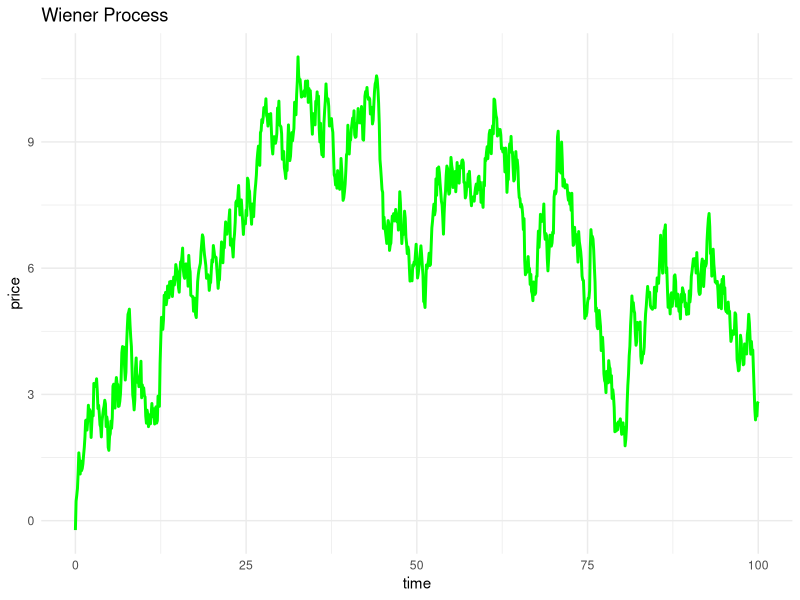
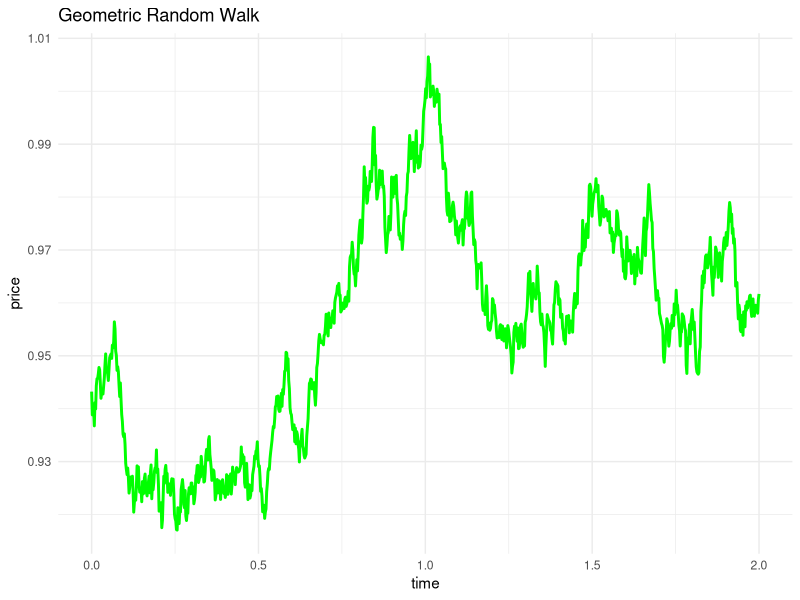

Write R code to recreate these figures, in order.
setwd("C:\\Users\\milko\\OneDrive\\Documenti\\R_statistics_language\\financial_market_analysis")
getwd()

# Wiener process simulation

library(ggplot2)

theme_set(theme_minimal())

# number of samples
n <- 1000
# increment (variance)
dt <- .1
# starting value
x0 <- 0
# init vector with zeros
# n+1 timesteps
t <- seq(from = x0, by = dt, len = n+1)
# normal distribution with mean 0 and standard deviation = sqrt(variance)
norm_dist <- rnorm(n+1, mean = 0, sd = sqrt(dt))
# compute cumulative sum
W <- cumsum(norm_dist)
dfWP <- data.frame(time = t, price = W)
# plot
ggplot(dfWP, mapping = aes(x = time, y = price)) +
  geom_line(linewidth = 1, color = 'green') +
  ggtitle("Wiener Process")
# 1 sec pause to render the plot
Sys.sleep(1)

# geometric brownian motion simulation
# initial value of the stock
S0 <- .9453
# time interval - time horizon
T <- 2
# number of items to generate
n <- 1000
# mean
mu <- .1
# sigma value - basically 95% confidence level - random fluctiation around the mean
sigma <- .05
# time steps
dt <- T/n
print(dt)
# time steps
t <- seq(from = 0, to = T, len = n)
print(t)
# Wiener process walk - normal distribution
norm_dist <- rnorm(n, mean = 0, sd = sqrt(dt))
W <- cumsum(norm_dist)
# geometric random walk equation
S <- S0 * exp((mu - .5 * sigma^2) * dt + sigma * W)
print(S)
# create a date frame with results
dfGeomWalk <- data.frame(time = t, price = S)
# plot
ggplot(dfGeomWalk, mapping = aes(x = time, y = price)) +
  geom_line(linewidth = 1, color = 'green') +
  ggtitle("Geometric Random Walk")
